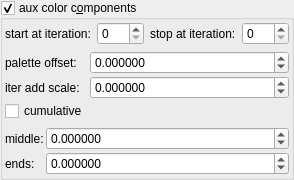
    <widget class="MyGroupBox" name="groupCheck_fold_color_aux_color_enabled_false">
     <property name="title">
      <string>aux color c&amp;omponents</string>
     </property>
     <property name="checkable">
      <bool>true</bool>
     </property>
     <layout class="QVBoxLayout" name="verticalLayout_11">
      <property name="leftMargin">
       <number>2</number>
      </property>
      <property name="topMargin">
       <number>2</number>
      </property>
      <property name="rightMargin">
       <number>2</number>
      </property>
      <property name="bottomMargin">
       <number>2</number>
      </property>
      <item>
       <layout class="QHBoxLayout" name="horizontalLayout_21" stretch="0,1,0,1">
        <item>
         <widget class="QLabel" name="label_102">
          <property name="text">
           <string>start at iteration:</string>
          </property>
         </widget>
        </item>
        <item>
         <widget class="MySpinBox" name="spinboxInt_fold_color_start_iterations_A">
          <property name="sizePolicy">
           <sizepolicy hsizetype="Minimum" vsizetype="Maximum">
            <horstretch>0</horstretch>
            <verstretch>0</verstretch>
           </sizepolicy>
          </property>
          <property name="minimum">
           <number>0</number>
          </property>
          <property name="maximum">
           <number>999</number>
          </property>
          <property name="value">
           <number>0</number>
          </property>
         </widget>
        </item>
        <item>
         <widget class="QLabel" name="label_74">
          <property name="text">
           <string>stop at iteration:</string>
          </property>
         </widget>
        </item>
        <item>
         <widget class="MySpinBox" name="spinboxInt_fold_color_stop_iterations_A">
          <property name="sizePolicy">
           <sizepolicy hsizetype="Preferred" vsizetype="Maximum">
            <horstretch>0</horstretch>
            <verstretch>0</verstretch>
           </sizepolicy>
          </property>
          <property name="maximum">
           <number>999</number>
          </property>
         </widget>
        </item>
       </layout>
      </item>
      <item>
       <layout class="QGridLayout" name="gridLayout_24" columnstretch="0,1">
        <property name="spacing">
         <number>2</number>
        </property>
        <item row="1" column="0">
         <widget class="QLabel" name="label_188">
          <property name="text">
           <string>iter add scale:</string>
          </property>
         </widget>
        </item>
        <item row="1" column="1">
         <widget class="MyDoubleSpinBox" name="spinbox_fold_color_difs0">
          <property name="enabled">
           <bool>true</bool>
          </property>
          <property name="sizePolicy">
           <sizepolicy hsizetype="Minimum" vsizetype="Maximum">
            <horstretch>0</horstretch>
            <verstretch>0</verstretch>
           </sizepolicy>
          </property>
          <property name="prefix">
           <string/>
          </property>
          <property name="suffix">
           <string/>
          </property>
          <property name="decimals">
           <number>6</number>
          </property>
          <property name="minimum">
           <double>-99.999899999999997</double>
          </property>
          <property name="maximum">
           <double>99.999899999999997</double>
          </property>
          <property name="singleStep">
           <double>0.100000000000000</double>
          </property>
         </widget>
        </item>
        <item row="0" column="0">
         <widget class="QLabel" name="label_189">
          <property name="text">
           <string>palette offset:</string>
          </property>
         </widget>
        </item>
        <item row="0" column="1">
         <widget class="MyDoubleSpinBox" name="spinbox4_fold_color_difs_0000_w">
          <property name="sizePolicy">
           <sizepolicy hsizetype="Minimum" vsizetype="Maximum">
            <horstretch>0</horstretch>
            <verstretch>0</verstretch>
           </sizepolicy>
          </property>
          <property name="prefix">
           <string/>
          </property>
          <property name="suffix">
           <string/>
          </property>
          <property name="decimals">
           <number>6</number>
          </property>
          <property name="minimum">
           <double>-99.998999999999995</double>
          </property>
          <property name="maximum">
           <double>99.998999999999995</double>
          </property>
          <property name="singleStep">
           <double>0.100000000000000</double>
          </property>
         </widget>
        </item>
        <item row="2" column="0">
         <widget class="MyCheckBox" name="checkBox_fold_color_aux_color_enabledB_false">
          <property name="text">
           <string notr="true">cumulative</string>
          </property>
         </widget>
        </item>
       </layout>
      </item>
      <item>
       <layout class="QGridLayout" name="gridLayout_25" columnstretch="0,1">
        <property name="spacing">
         <number>2</number>
        </property>
        <item row="1" column="0">
         <widget class="QLabel" name="label_59">
          <property name="text">
           <string>ends:</string>
          </property>
         </widget>
        </item>
        <item row="1" column="1">
         <widget class="MyDoubleSpinBox" name="spinbox4_fold_color_difs_0000_y">
          <property name="sizePolicy">
           <sizepolicy hsizetype="Minimum" vsizetype="Maximum">
            <horstretch>0</horstretch>
            <verstretch>0</verstretch>
           </sizepolicy>
          </property>
          <property name="prefix">
           <string/>
          </property>
          <property name="suffix">
           <string/>
          </property>
          <property name="decimals">
           <number>6</number>
          </property>
          <property name="minimum">
           <double>-100.000000000000000</double>
          </property>
          <property name="maximum">
           <double>100.000000000000000</double>
          </property>
          <property name="singleStep">
           <double>0.100000000000000</double>
          </property>
         </widget>
        </item>
        <item row="0" column="1">
         <widget class="MyDoubleSpinBox" name="spinbox4_fold_color_difs_0000_x">
          <property name="sizePolicy">
           <sizepolicy hsizetype="Minimum" vsizetype="Maximum">
            <horstretch>0</horstretch>
            <verstretch>0</verstretch>
           </sizepolicy>
          </property>
          <property name="prefix">
           <string/>
          </property>
          <property name="suffix">
           <string/>
          </property>
          <property name="decimals">
           <number>6</number>
          </property>
          <property name="minimum">
           <double>-100.000000000000000</double>
          </property>
          <property name="maximum">
           <double>100.000000000000000</double>
          </property>
          <property name="singleStep">
           <double>0.100000000000000</double>
          </property>
         </widget>
        </item>
        <item row="0" column="0">
         <widget class="QLabel" name="label_58">
          <property name="text">
           <string>middle:</string>
          </property>
         </widget>
        </item>
       </layout>
      </item>
     </layout>
    </widget>
